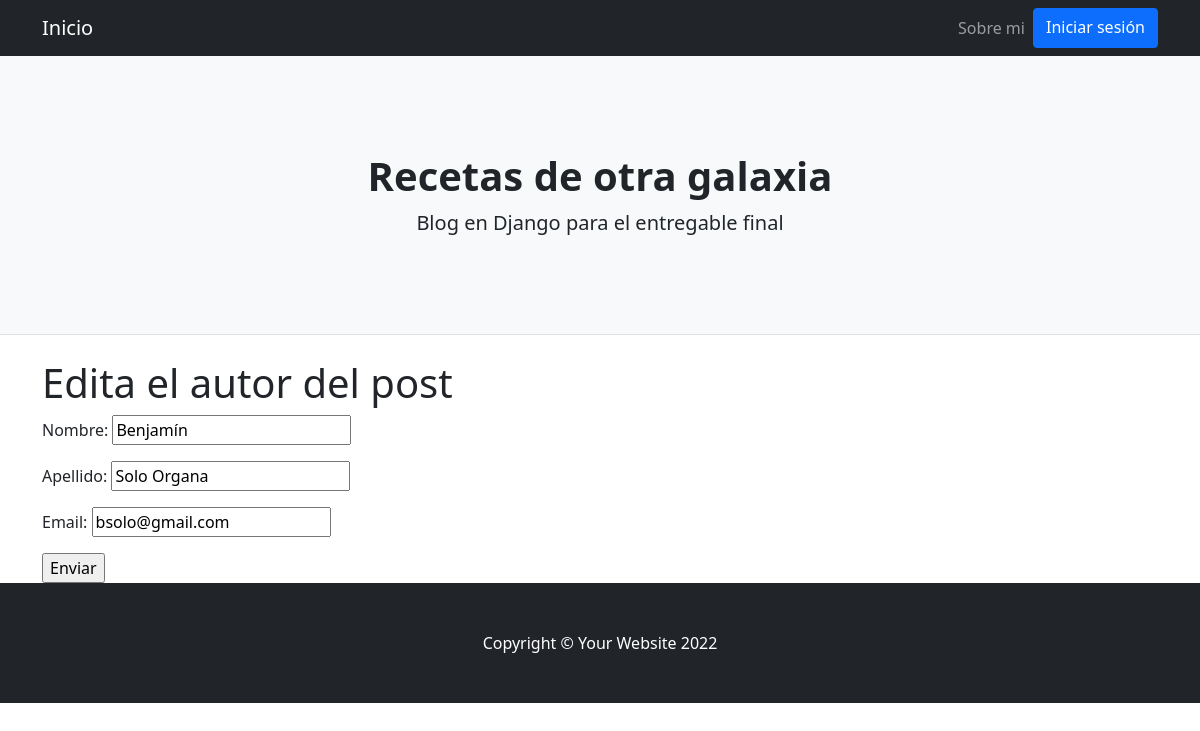
Page /AppBlog/autores/editar/1 on the committed database.
### AppBlog/models.py (models this page shows, shortened)
class Autores(models.Model):
    nombre = models.CharField(max_length=40)
    apellido = models.CharField(max_length=40)
    email = models.EmailField()
    imagen = models.URLField(max_length = 255, blank = False, null= False)
    class Meta:
        verbose_name_plural = "Autores"
        verbose_name = "Autor"

### AppBlog/views.py (the view)
# urls.py: path('autores/editar/<pk>', AutoresUpdate.as_view(), name='autores_editar'),
class AutoresUpdate(UpdateView):
    model = Autores
    success_url = reverse_lazy('autores_lista')
    fields = ['nombre', 'apellido', 'email']

### AppBlog/Templates/AppBlog/autores_form.html (shortened to what this page needs)
{% extends "AppBlog/padre.html" %}
{% load static %}
{% block contenidoQueCambia %}
<form method="POST">{% csrf_token %}
  <h1>Edita el autor del post</h1>
  {{ form.as_p }}
  <input type="submit" value="Enviar">
</form>
{% endblock %}

### rows in the picture
Autores: nombre "Benjamín", apellido "Solo Organa", email "bsolo@gmail.com"
